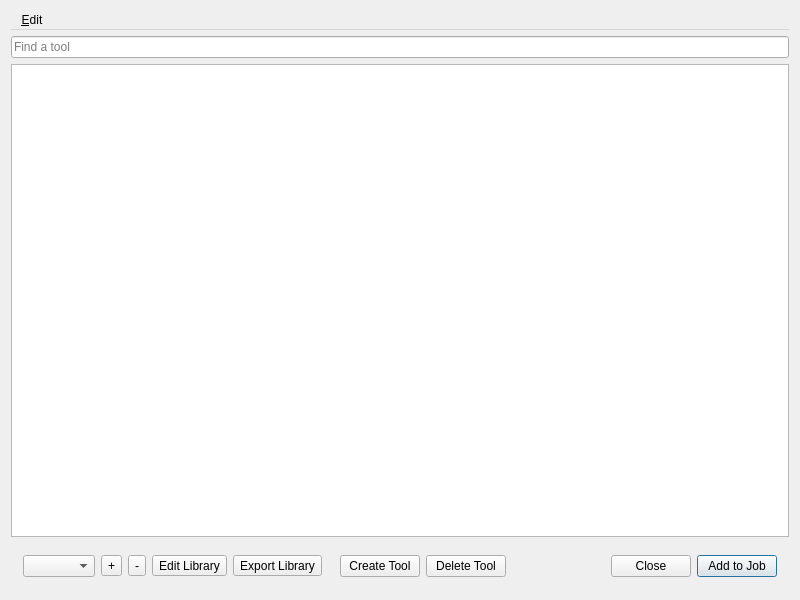
<?xml version="1.0" encoding="UTF-8"?>
<ui version="4.0">
 <class>MainWindow</class>
 <widget class="QDialog" name="MainWindow">
  <property name="geometry">
   <rect>
    <x>0</x>
    <y>0</y>
    <width>800</width>
    <height>600</height>
   </rect>
  </property>
  <property name="windowTitle">
   <string>Tool Library</string>
  </property>
  <layout class="QVBoxLayout" name="verticalLayout">
   <item>
    <widget class="QMenuBar" name="menubar">
     <widget class="QMenu" name="menuEdit">
      <property name="title">
       <string>&amp;Edit</string>
      </property>
      <addaction name="actionCopy"/>
      <addaction name="actionPaste"/>
      <addaction name="actionDelete"/>
      <addaction name="actionDuplicate"/>
      <addaction name="separator"/>
      <addaction name="actionPreferences"/>
     </widget>
     <addaction name="menuEdit"/>
    </widget>
   </item>
   <item>
    <layout class="QHBoxLayout" name="horizontalLayout">
     <item>
      <layout class="QGridLayout" name="gridLayout">
       <item row="6" column="0">
        <layout class="QHBoxLayout" name="horizontalLayout_2" stretch="0,0,0,1,0">
         <property name="sizeConstraint">
          <enum>QLayout::SetMinimumSize</enum>
         </property>
         <property name="leftMargin">
          <number>12</number>
         </property>
         <property name="topMargin">
          <number>12</number>
         </property>
         <property name="rightMargin">
          <number>12</number>
         </property>
         <property name="bottomMargin">
          <number>12</number>
         </property>
         <item>
          <layout class="QHBoxLayout" name="horizontalLayout_3">
           <item>
            <widget class="QComboBox" name="comboBoxLibrary">
             <property name="sizePolicy">
              <sizepolicy hsizetype="Fixed" vsizetype="Fixed">
               <horstretch>0</horstretch>
               <verstretch>0</verstretch>
              </sizepolicy>
             </property>
             <property name="editable">
              <bool>false</bool>
             </property>
             <property name="placeholderText">
              <string>Library</string>
             </property>
            </widget>
           </item>
           <item>
            <widget class="QToolButton" name="toolButtonAddLibrary">
             <property name="toolTip">
              <string>Add a library</string>
             </property>
             <property name="text">
              <string>+</string>
             </property>
             <property name="icon">
              <iconset>
               <normaloff>../resources/icons/list-add.svg</normaloff>../resources/icons/list-add.svg</iconset>
             </property>
            </widget>
           </item>
           <item>
            <widget class="QToolButton" name="toolButtonRemoveLibrary">
             <property name="toolTip">
              <string>Delete the current library</string>
             </property>
             <property name="text">
              <string>-</string>
             </property>
             <property name="icon">
              <iconset>
               <normaloff>../resources/icons/list-remove.svg</normaloff>../resources/icons/list-remove.svg</iconset>
             </property>
            </widget>
           </item>
           <item>
            <widget class="QToolButton" name="toolButtonEditLibrary">
             <property name="toolTip">
              <string>Edit library properties</string>
             </property>
             <property name="text">
              <string>Edit Library</string>
             </property>
             <property name="icon">
              <iconset>
               <normaloff>../resources/icons/edit.svg</normaloff>../resources/icons/edit.svg</iconset>
             </property>
            </widget>
           </item>
           <item>
            <widget class="QToolButton" name="toolButtonExportLibrary">
             <property name="toolTip">
              <string>Export the current library</string>
             </property>
             <property name="text">
              <string>Export Library</string>
             </property>
             <property name="icon">
              <iconset>
               <normaloff>../resources/icons/export.svg</normaloff>../resources/icons/export.svg</iconset>
             </property>
            </widget>
           </item>
          </layout>
         </item>
         <item>
          <spacer name="horizontalSpacer">
           <property name="orientation">
            <enum>Qt::Horizontal</enum>
           </property>
           <property name="sizeHint" stdset="0">
            <size>
             <width>12</width>
             <height>20</height>
            </size>
           </property>
          </spacer>
         </item>
         <item>
          <layout class="QHBoxLayout" name="horizontalLayout_6">
           <item>
            <widget class="QPushButton" name="pushButtonCreateTool">
             <property name="text">
              <string>Create Tool</string>
             </property>
             <property name="icon">
              <iconset>
               <normaloff>../resources/icons/plus.svg</normaloff>../resources/icons/plus.svg</iconset>
             </property>
            </widget>
           </item>
           <item>
            <widget class="QPushButton" name="pushButtonDeleteTool">
             <property name="sizePolicy">
              <sizepolicy hsizetype="Fixed" vsizetype="Fixed">
               <horstretch>0</horstretch>
               <verstretch>0</verstretch>
              </sizepolicy>
             </property>
             <property name="text">
              <string>Delete Tool</string>
             </property>
             <property name="icon">
              <iconset>
               <normaloff>../resources/icons/trash.svg</normaloff>../resources/icons/trash.svg</iconset>
             </property>
            </widget>
           </item>
          </layout>
         </item>
         <item>
          <widget class="QDialogButtonBox" name="buttonBox">
           <property name="focusPolicy">
            <enum>Qt::TabFocus</enum>
           </property>
           <property name="standardButtons">
            <set>QDialogButtonBox::Close</set>
           </property>
          </widget>
         </item>
         <item>
          <widget class="QPushButton" name="pushButtonAddToJob">
           <property name="enabled">
            <bool>true</bool>
           </property>
           <property name="text">
            <string>Add to Job</string>
           </property>
           <property name="icon">
            <iconset>
             <normaloff>../resources/icons/add-to-job.svg</normaloff>../resources/icons/add-to-job.svg</iconset>
           </property>
           <property name="default">
            <bool>true</bool>
           </property>
          </widget>
         </item>
        </layout>
       </item>
       <item row="4" column="0">
        <widget class="QListWidget" name="listWidgetTools">
         <property name="alternatingRowColors">
          <bool>true</bool>
         </property>
         <property name="sortingEnabled">
          <bool>true</bool>
         </property>
        </widget>
       </item>
       <item row="0" column="0">
        <widget class="QLineEdit" name="lineEditSearch">
         <property name="frame">
          <bool>true</bool>
         </property>
         <property name="placeholderText">
          <string>Find a tool</string>
         </property>
         <property name="clearButtonEnabled">
          <bool>true</bool>
         </property>
        </widget>
       </item>
      </layout>
     </item>
    </layout>
   </item>
  </layout>
  <action name="actionCopy">
   <property name="icon">
    <iconset>
     <normaloff>../resources/icons/copy.svg</normaloff>../resources/icons/copy.svg</iconset>
   </property>
   <property name="text">
    <string>Copy</string>
   </property>
   <property name="shortcut">
    <string>Ctrl+C</string>
   </property>
   <property name="shortcutContext">
    <enum>Qt::WindowShortcut</enum>
   </property>
  </action>
  <action name="actionCut">
   <property name="icon">
    <iconset>
     <normaloff>../resources/icons/cut.svg</normaloff>../resources/icons/cut.svg</iconset>
   </property>
   <property name="text">
    <string>Cut</string>
   </property>
   <property name="shortcut">
    <string>Ctrl+X</string>
   </property>
  </action>
  <action name="actionPaste">
   <property name="icon">
    <iconset>
     <normaloff>../resources/icons/paste.svg</normaloff>../resources/icons/paste.svg</iconset>
   </property>
   <property name="text">
    <string>Paste</string>
   </property>
   <property name="shortcut">
    <string>Ctrl+V</string>
   </property>
  </action>
  <action name="actionDelete">
   <property name="icon">
    <iconset>
     <normaloff>../resources/icons/delete.svg</normaloff>../resources/icons/delete.svg</iconset>
   </property>
   <property name="text">
    <string>Delete</string>
   </property>
   <property name="shortcut">
    <string>Del</string>
   </property>
  </action>
  <action name="actionPreferences">
   <property name="icon">
    <iconset>
     <normaloff>../resources/icons/tool-settings.svg</normaloff>../resources/icons/tool-settings.svg</iconset>
   </property>
   <property name="text">
    <string>Preferences</string>
   </property>
  </action>
  <action name="actionDuplicate">
   <property name="icon">
    <iconset>
     <normaloff>../resources/icons/duplicate.svg</normaloff>../resources/icons/duplicate.svg</iconset>
   </property>
   <property name="text">
    <string>Duplicate</string>
   </property>
   <property name="shortcut">
    <string>Ctrl+D</string>
   </property>
  </action>
 </widget>
 <resources/>
 <connections/>
</ui>
